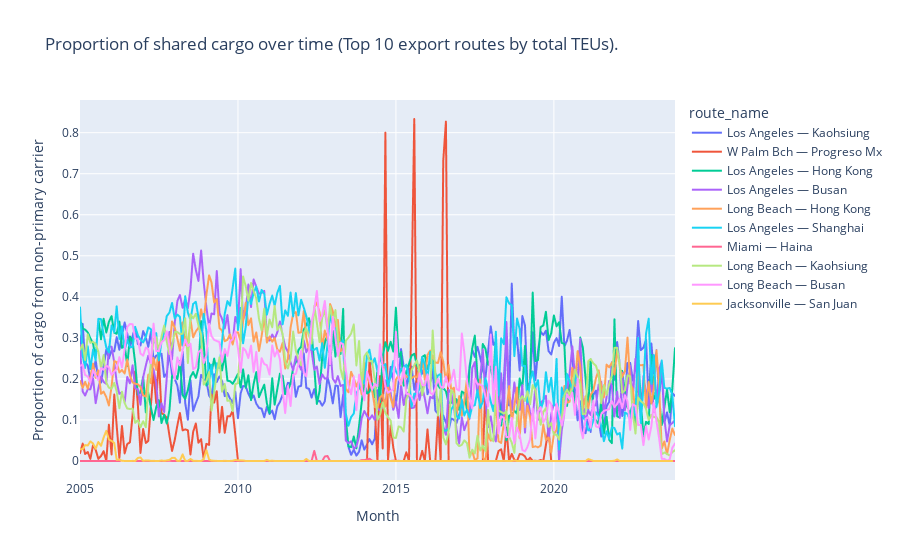

The notebook cell this image was saved under:
### Code cell
sharing_over_time_plotly(
    data_lf=exports_lf,
    group_var='route_name',
    include_missing_voyages=False,
    title='Proportion of shared cargo over time (Top 10 export routes by total TEUs).')

### Figure 1 — Plotly figure (JSON) as saved in the notebook; plotly's stock layout.template omitted (floating-point values rounded to 4 significant figures; data arrays with more than 128 entries replaced by an {"elided": "..."} marker saying what was removed)
{"data": [{"hovertemplate": "route_name=Los Angeles — Kaohsiung<br>Month=%{x}<br>Proportion of cargo from non-primary carrier=%{y}<extra></extra>", "legendgroup": "Los Angeles — Kaohsiung", "line": {"color": "#636efa", "dash": "solid"}, "marker": {"symbol": "circle"}, "mode": "lines", "name": "Los Angeles — Kaohsiung", "showlegend": true, "type": "scattergl", "x": {"elided": "227 str values"}, "xaxis": "x", "y": {"elided": "227 float values"}, "yaxis": "y"}, {"hovertemplate": "route_name=W Palm Bch — Progreso Mx<br>Month=%{x}<br>Proportion of cargo from non-primary carrier=%{y}<extra></extra>", "legendgroup": "W Palm Bch — Progreso Mx", "line": {"color": "#EF553B", "dash": "solid"}, "marker": {"symbol": "circle"}, "mode": "lines", "name": "W Palm Bch — Progreso Mx", "showlegend": true, "type": "scattergl", "x": {"elided": "141 str values"}, "xaxis": "x", "y": {"elided": "141 float values"}, "yaxis": "y"}, {"hovertemplate": "route_name=Los Angeles — Hong Kong<br>Month=%{x}<br>Proportion of cargo from non-primary carrier=%{y}<extra></extra>", "legendgroup": "Los Angeles — Hong Kong", "line": {"color": "#00cc96", "dash": "solid"}, "marker": {"symbol": "circle"}, "mode": "lines", "name": "Los Angeles — Hong Kong", "showlegend": true, "type": "scattergl", "x": {"elided": "227 str values"}, "xaxis": "x", "y": {"elided": "227 float values"}, "yaxis": "y"}, {"hovertemplate": "route_name=Los Angeles — Busan<br>Month=%{x}<br>Proportion of cargo from non-primary carrier=%{y}<extra></extra>", "legendgroup": "Los Angeles — Busan", "line": {"color": "#ab63fa", "dash": "solid"}, "marker": {"symbol": "circle"}, "mode": "lines", "name": "Los Angeles — Busan", "showlegend": true, "type": "scattergl", "x": {"elided": "227 str values"}, "xaxis": "x", "y": {"elided": "227 float values"}, "yaxis": "y"}, {"hovertemplate": "route_name=Long Beach — Hong Kong<br>Month=%{x}<br>Proportion of cargo from non-primary carrier=%{y}<extra></extra>", "legendgroup": "Long Beach — Hong Kong", "line": {"color": "#FFA15A", "dash": "solid"}, "marker": {"symbol": "circle"}, "mode": "lines", "name": "Long Beach — Hong Kong", "showlegend": true, "type": "scattergl", "x": {"elided": "227 str values"}, "xaxis": "x", "y": {"elided": "227 float values"}, "yaxis": "y"}, {"hovertemplate": "route_name=Los Angeles — Shanghai<br>Month=%{x}<br>Proportion of cargo from non-primary carrier=%{y}<extra></extra>", "legendgroup": "Los Angeles — Shanghai", "line": {"color": "#19d3f3", "dash": "solid"}, "marker": {"symbol": "circle"}, "mode": "lines", "name": "Los Angeles — Shanghai", "showlegend": true, "type": "scattergl", "x": {"elided": "227 str values"}, "xaxis": "x", "y": {"elided": "227 float values"}, "yaxis": "y"}, {"hovertemplate": "route_name=Miami — Haina<br>Month=%{x}<br>Proportion of cargo from non-primary carrier=%{y}<extra></extra>", "legendgroup": "Miami — Haina", "line": {"color": "#FF6692", "dash": "solid"}, "marker": {"symbol": "circle"}, "mode": "lines", "name": "Miami — Haina", "showlegend": true, "type": "scattergl", "x": {"elided": "227 str values"}, "xaxis": "x", "y": {"elided": "227 float values"}, "yaxis": "y"}, {"hovertemplate": "route_name=Long Beach — Kaohsiung<br>Month=%{x}<br>Proportion of cargo from non-primary carrier=%{y}<extra></extra>", "legendgroup": "Long Beach — Kaohsiung", "line": {"color": "#B6E880", "dash": "solid"}, "marker": {"symbol": "circle"}, "mode": "lines", "name": "Long Beach — Kaohsiung", "showlegend": true, "type": "scattergl", "x": {"elided": "227 str values"}, "xaxis": "x", "y": {"elided": "227 float values"}, "yaxis": "y"}, {"hovertemplate": "route_name=Long Beach — Busan<br>Month=%{x}<br>Proportion of cargo from non-primary carrier=%{y}<extra></extra>", "legendgroup": "Long Beach — Busan", "line": {"color": "#FF97FF", "dash": "solid"}, "marker": {"symbol": "circle"}, "mode": "lines", "name": "Long Beach — Busan", "showlegend": true, "type": "scattergl", "x": {"elided": "227 str values"}, "xaxis": "x", "y": {"elided": "227 float values"}, "yaxis": "y"}, {"hovertemplate": "route_name=Jacksonville — San Juan<br>Month=%{x}<br>Proportion of cargo from non-primary carrier=%{y}<extra></extra>", "legendgroup": "Jacksonville — San Juan", "line": {"color": "#FECB52", "dash": "solid"}, "marker": {"symbol": "circle"}, "mode": "lines", "name": "Jacksonville — San Juan", "showlegend": true, "type": "scattergl", "x": {"elided": "226 str values"}, "xaxis": "x", "y": {"elided": "226 float values"}, "yaxis": "y"}], "layout": {"legend": {"title": {"text": "route_name"}, "tracegroupgap": 0}, "title": {"text": "Proportion of shared cargo over time (Top 10 export routes by total TEUs)."}, "xaxis": {"anchor": "y", "domain": [0, 1], "title": {"text": "Month"}}, "yaxis": {"anchor": "x", "domain": [0, 1], "title": {"text": "Proportion of cargo from non-primary carrier"}}}}
